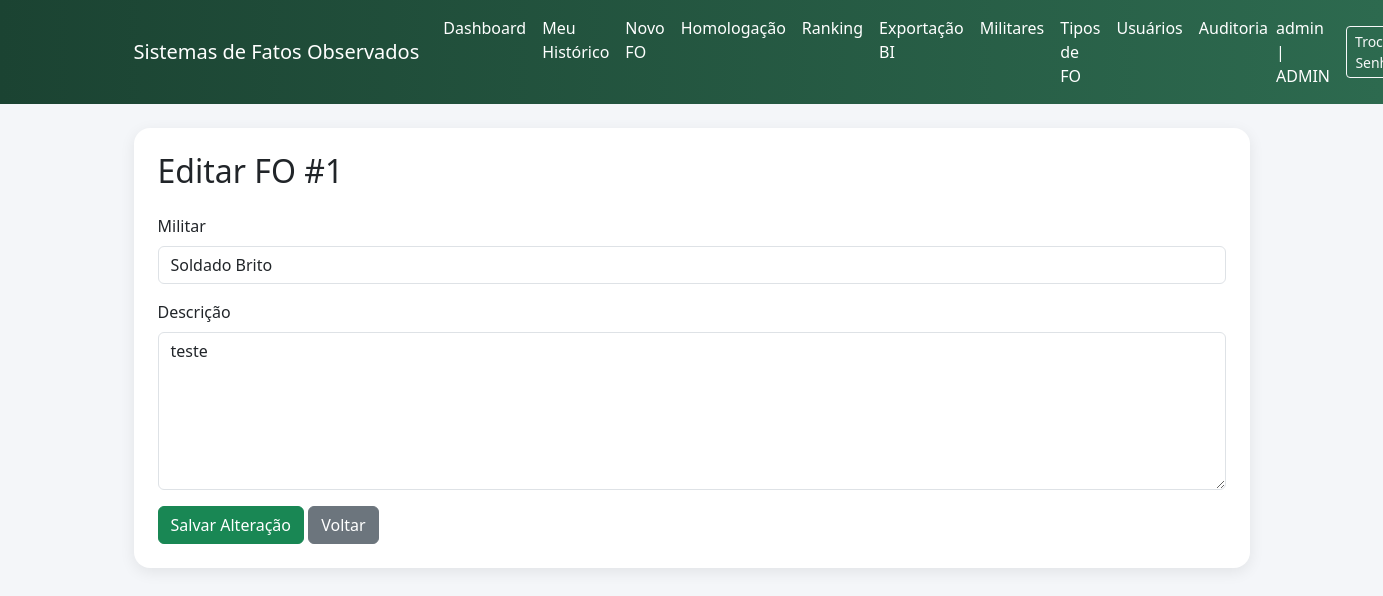
The page /fo/homologacao/1/editar (signed in) on the database its author committed.
### app/fo/models.py (models this page shows, shortened)
class Usuario(db.Model, UserMixin):
    __tablename__ = "usuarios"
    id = db.Column(db.Integer, primary_key=True)
    username = db.Column(db.String(80), unique=True, nullable=False)
    senha_hash = db.Column(db.String(128), nullable=False)
    perfil = db.Column(
        db.String(20),
        nullable=False,
        default="USUARIO"
    )
    militar_id = db.Column(
        db.Integer,
        db.ForeignKey("militares.id", ondelete="RESTRICT"),
        nullable=True
    )
    militar = db.relationship("Militar")

class FatoObservado(db.Model):
    __tablename__ = "fatos_observados"
    id = db.Column(db.Integer, primary_key=True)
    militar_id = db.Column(
        db.Integer,
        db.ForeignKey("militares.id"),
        nullable=True
    )
    cadastrador_id = db.Column(
        db.Integer,
        db.ForeignKey("usuarios.id", ondelete="RESTRICT"),
        nullable=False
    )
    homologador_id = db.Column(
        db.Integer,
        db.ForeignKey("usuarios.id", ondelete="RESTRICT"),
        nullable=True
    )
    tipo_de_fato_id = db.Column(
        db.Integer,
        db.ForeignKey("tipo_de_fato.id", ondelete="RESTRICT"),
        nullable=False
    )
    sinal = db.Column(db.String(10), nullable=False) #positivo ou negativo
    pontos = db.Column(db.Integer, nullable=False)
    descricao = db.Column(db.Text, nullable=True)
    status = db.Column(db.String(20), default="Pendente", nullable=False)
    justificativa_recusa = db.Column(db.Text, nullable=True)
    data_registro = db.Column(db.DateTime, default=datetime.utcnow, nullable=False)
    data_homologacao = db.Column(db.DateTime, nullable=True)
    militar = db.relationship("Militar", foreign_keys=[militar_id])
    cadastrador = db.relationship("Usuario", foreign_keys=[cadastrador_id])
    homologador = db.relationship("Usuario", foreign_keys=[homologador_id])
    tipo_fato = db.relationship("TipoDeFato")

class PostoGraduacao(db.Model):
    __tablename__ = 'posto_graduacao'
    id = db.Column(db.Integer, primary_key=True)
    nome = db.Column(db.String(80), nullable=False)

class Militar(db.Model):
    __tablename__ = "militares"
    id = db.Column(db.Integer, primary_key=True)
    nome_guerra = db.Column(db.String(120), nullable=False)
    identidade_militar = db.Column(db.String(30), unique=True, nullable=False)
    id_posto_graduacao = db.Column(
        db.Integer,
        db.ForeignKey("posto_graduacao.id", ondelete="RESTRICT"),
        nullable=False
    )
    data_de_praca = db.Column(db.Date, nullable=False)
    id_secao = db.Column(
        db.Integer,
        db.ForeignKey("secoes.id", ondelete="RESTRICT"),
        nullable=False
    )
    foto_url = db.Column(db.String(255), nullable=True)
    ativo = db.Column(db.Boolean, default=True, nullable=False)
    posto_graduacao = db.relationship("PostoGraduacao")
    secao = db.relationship("Secao")

### app/fo/routes.py (the view)
@fo_bp.route("/homologacao/<int:fato_id>/editar", methods=["GET", "POST"])
@login_required
@requer_homologador
def editar(fato_id):
    fato = FatoObservado.query.get_or_404(fato_id)
    if request.method == "POST":
        nova_descricao = request.form.get("descricao", "")
        editar_fato(fato, editor=current_user, nova_descricao=nova_descricao)
        flash("FO editado com sucesso.", "success")
        return redirect(url_for("fo.homologacao"))
    return render_template("fo/editar_fo.html", fato=fato)

### app/fo/permissions.py (called while the page is built)
def perfil_permitido(*perfis):
    def decorator(func):
        @wraps(func)
        def wrapper(*args, **kwargs):
            if not current_user.is_authenticated:
                flash("Faça login para acessar o sistema.", "warning")
                return redirect(url_for("auth.login"))
            if current_user.perfil not in perfis and current_user.perfil != "ADMIN":
                flash("Você não possui permissão para acessar esta área.", "danger")
                if request.referrer:
                    return redirect(request.referrer)
                return redirect(url_for("index"))
            return func(*args, **kwargs)
        return wrapper
    return decorator

### app/templates/fo/editar_fo.html (shortened to what this page needs)
{% extends "base.html" %}
{% block content %}
<div class="card card-glass p-4">
    <h2 class="mb-4">Editar FO #{{ fato.id }}</h2>
    <form method="POST">
        <div class="mb-3">
            <label class="form-label">Militar</label>
            <input class="form-control"
                   value="{{ fato.militar.posto_graduacao.nome }} {{ fato.militar.nome_guerra }}"
                   readonly>
        </div>
        <div class="mb-3">
            <label class="form-label">Descrição</label>
            <textarea name="descricao"
                      class="form-control"
                      rows="6"
                      required>{{ fato.descricao }}</textarea>
        </div>
        <button class="btn btn-success">
            Salvar Alteração
        </button>
        <a href="{{ url_for('fo.homologacao') }}"
           class="btn btn-secondary">
            Voltar
        </a>
    </form>
</div>
{% endblock %}

### app/templates/base.html (shortened to what this page needs)
<!DOCTYPE html>
<html lang="pt-BR">
<head>
    <link href="https://cdn.jsdelivr.net/npm/bootstrap@5.3.3/dist/css/bootstrap.min.css" rel="stylesheet">
</head>
<body>
<nav class="navbar navbar-expand-lg navbar-dark navbar-custom mb-4">
    <div class="container">
        <a class="navbar-brand"
            href="{{ url_for('fo.dashboard' )}}">
        Sistemas de Fatos Observados
        </a>
        <div class="collapse navbar-collapse"
            id="navbarNav">
            {% if current_user.is_authenticated %}
            <ul class="navbar-nav me-auto">
                <li class="nav-item">
                    <a class="nav-link" href="{{ url_for('fo.dashboard') }}">
                        Dashboard
                    </a>
                </li>
                {% if current_user.perfil in ["USUARIO", "LANCADOR", "ADMIN"] %}
                    <li class="nav-item">
                        <a class="nav-link" href="{{ url_for('fo.meu_historico') }}">
                            Meu Histórico
                        </a>
                    </li>
                {% endif %}
                {% if current_user.perfil in ["LANCADOR", "HOMOLOGADOR", "ADMIN"] %}
                    <li class="nav-item">
                        <a class="nav-link" href="{{ url_for('fo.novo_fo') }}">
                            Novo FO
                        </a>
                    </li>
                    <li class="nav-item">
                        <a class="nav-link" href="{{ url_for('fo.homologacao') }}">
                            Homologação
                        </a>
                    </li>
                {% endif %}
                {% if current_user.perfil in ["USUARIO", "LANCADOR", "HOMOLOGADOR", "ADMIN"] %}
                    <li class="nav-item">
                        <a class="nav-link" href="{{ url_for('fo.ranking') }}">
                            Ranking
                        </a>
                    </li>
                {% endif %}
                {% if current_user.perfil in ["BOLETIM", "ADMIN"] %}
                    <li class="nav-item">
                        <a class="nav-link" href="{{ url_for('fo.exportacao') }}">
                            Exportação BI
                        </a>
                    </li>
                {% endif %}
                {% if current_user.perfil in ["CADASTRADOR", "ADMIN"] %}
                    <li class="nav-item">
                        <a class="nav-link" href="{{ url_for('fo.admin_militares') }}">
                            Militares
                        </a>
                    </li>
                {% endif %}
                {% if current_user.perfil == "ADMIN" %}
                    <li class="nav-item">
                        <a class="nav-link" href="{{ url_for('fo.admin_tipos') }}">
                            Tipos de FO
                        </a>
                    </li>
                    <li class="nav-item">
                        <a class="nav-link" href="{{ url_for('fo.admin_usuarios') }}">
                            Usuários
                        </a>
                    </li>
                    <li class="nav-item">
                        <a class="nav-link" href="{{ url_for('fo.admin_auditoria') }}">
                            Auditoria
                        </a>
                    </li>
                {% endif %}
            </ul>
            <div class="d-flex align-items-center gap-3">
                <span class="navbar-text">
                    {{ current_user.username }} | {{ current_user.perfil }}
                </span>
                <a class="btn btn-outline-light btn-sm"
                href="{{ url_for('auth.trocar_senha') }}">
                Trocar Senha
                </a>
            </div>
            {% endif %}
        </div>
    </div>
</nav>
<div class="toast-container position-fixed top-0 end-0 p-3"
     style="z-index: 9999;">
</div>
<main class="container">
    {% block content %}{% endblock %}
</main>
</body>
</html>

### app/templates/base.html (style rules this page uses)
body { background: #f4f6f9; }
.navbar-custom { background: linear-gradient(90deg, #1b4332, #2d6a4f); }
.navbar-brand, .nav-link, .navbar-text { color:white !important; }
.card-glass { border-radius: 16px; border:none; box-shadow: 0 4px 15px rgba(0,0,0,0.08); }

### rows shown on the page
Usuario: username "admin", perfil "ADMIN"
FatoObservado: id "1", descricao "teste"
PostoGraduacao: militar.posto_graduacao.nome "Soldado Brito"
